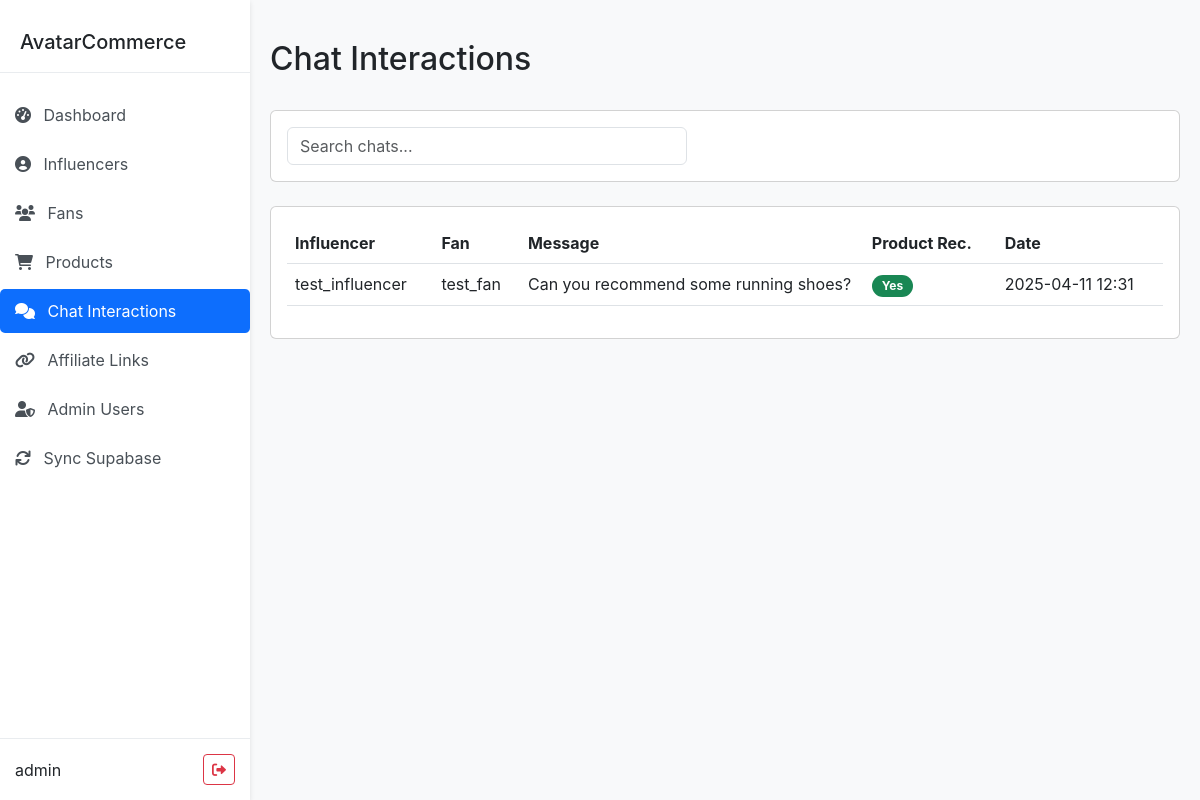
Screenshot of /chats (signed in) with the database file from the repository.
### models.py (models this page shows, shortened)
class ChatInteractionModel(db.Model):
    __tablename__ = 'chat_interactions'
    id = db.Column(db.String(36), primary_key=True, default=lambda: str(uuid.uuid4()))
    influencer_id = db.Column(db.String(36), db.ForeignKey('influencers.id'))
    fan_id = db.Column(db.String(36), db.ForeignKey('fans.id'), nullable=True)
    user_message = db.Column(db.Text, nullable=False)
    bot_response = db.Column(db.Text, nullable=False)
    product_recommendations = db.Column(db.Boolean, default=False)
    created_at = db.Column(db.DateTime, default=datetime.utcnow)
    influencer = db.relationship('InfluencerModel', back_populates='chat_interactions')
    fan = db.relationship('FanModel', back_populates='chat_interactions')

class InfluencerModel(db.Model):
    __tablename__ = 'influencers'
    id = db.Column(db.String(36), primary_key=True, default=lambda: str(uuid.uuid4()))
    username = db.Column(db.String(64), unique=True, nullable=False)
    email = db.Column(db.String(120), unique=True, nullable=False)
    password_hash = db.Column(db.String(256), nullable=False, default='')
    heygen_avatar_id = db.Column(db.String(64), nullable=True)
    original_asset_path = db.Column(db.String(256), nullable=True)
    voice_id = db.Column(db.String(64), nullable=True)
    affiliate_id = db.Column(db.String(64), nullable=True)
    chat_page_url = db.Column(db.String(128), nullable=True)
    bio = db.Column(db.Text, nullable=True)
    created_at = db.Column(db.DateTime, default=datetime.utcnow)
    updated_at = db.Column(db.DateTime, default=datetime.utcnow, onupdate=datetime.utcnow)
    promotion_settings = db.relationship('InfluencerPromotionSettingsModel', back_populates='influencer', uselist=False)
    conversation_counters = db.relationship('ConversationCounterModel', back_populates='influencer', lazy='dynamic')
    products = db.relationship('InfluencerProductModel', back_populates='influencer', lazy='dynamic')
    chat_interactions = db.relationship('ChatInteractionModel', back_populates='influencer', lazy='dynamic')
    affiliate_links = db.relationship('AffiliateModel', back_populates='influencer', lazy='dynamic')

class FanModel(db.Model):
    __tablename__ = 'fans'
    id = db.Column(db.String(36), primary_key=True, default=lambda: str(uuid.uuid4()))
    username = db.Column(db.String(64), unique=True, nullable=False)
    email = db.Column(db.String(120), unique=True, nullable=False)
    password_hash = db.Column(db.String(256), nullable=False, default='')
    created_at = db.Column(db.DateTime, default=datetime.utcnow)
    updated_at = db.Column(db.DateTime, default=datetime.utcnow, onupdate=datetime.utcnow)
    conversation_counters = db.relationship('ConversationCounterModel', back_populates='fan', lazy='dynamic')
    chat_interactions = db.relationship('ChatInteractionModel', back_populates='fan', lazy='dynamic')

### app.py (the view)
@app.route('/chats')
@login_required
def chats():
    chats = db.session.query(
        ChatInteractionModel,
        InfluencerModel.username.label('influencer_name'),
        FanModel.username.label('fan_name')
    ).join(
        InfluencerModel, ChatInteractionModel.influencer_id == InfluencerModel.id
    ).outerjoin(
        FanModel, ChatInteractionModel.fan_id == FanModel.id
    ).order_by(
        ChatInteractionModel.created_at.desc()
    ).all()
    return render_template('chats.html', chats=chats)

### utils/auth.py (called while the page is built)
def login_required(f):
    @wraps(f)
    def decorated_function(*args, **kwargs):
        if 'admin_user_id' not in session:
            return redirect(url_for('login'))
        return f(*args, **kwargs)
    return decorated_function

### templates/chats.html (shortened to what this page needs)
{% extends "base.html" %}
{% block content %}
<div class="d-flex justify-content-between align-items-center mb-4">
  <h2>Chat Interactions</h2>
</div>
<div class="card mb-4">
  <div class="card-body">
    <div class="row g-3">
      <div class="col-md-6">
        <div class="search-bar">
          <input type="text" id="searchInput" class="form-control" placeholder="Search chats...">
        </div>
      </div>
    </div>
  </div>
</div>
<div class="card">
  <div class="card-body">
    <div class="table-responsive">
      <table class="table table-hover" id="chatsTable">
        <thead>
          <tr>
            <th>Influencer</th>
            <th>Fan</th>
            <th>Message</th>
            <th>Product Rec.</th>
            <th>Date</th>
          </tr>
        </thead>
        <tbody>
          {% for chat, influencer_name, fan_name in chats %}
          <tr>
            <td>{{ influencer_name }}</td>
            <td>{{ fan_name or 'Anonymous' }}</td>
            <td class="message-cell">{{ chat.user_message }}</td>
            <td>
              {% if chat.product_recommendations %}
              <span class="badge bg-success product-badge">Yes</span>
              {% else %}
              <span class="badge bg-secondary product-badge">No</span>
              {% endif %}
            </td>
            <td>{{ chat.created_at.strftime('%Y-%m-%d %H:%M') }}</td>
          </tr>
          {% endfor %}
        </tbody>
      </table>
    </div>
  </div>
</div>
{% endblock %}

### templates/base.html (style rules this page uses)
body { font-family: 'Inter', sans-serif; background-color: #f8f9fa; }

### templates/chats.html (style rules this page uses)
.message-cell { max-width: 300px; white-space: nowrap; overflow: hidden; text-overflow: ellipsis; }
.search-bar { max-width: 400px; }
.product-badge { padding: 5px 10px; border-radius: 15px; font-size: 12px; }

### rows the page displays
ChatInteractionModel: username "test_influencer", username "test_fan", user_message "Can you recommend some running shoes?", product_recommendations "Yes", created_at "2025-04-11 12:31"

### other values shown
{{ session.get('admin_username') }} "admin"
